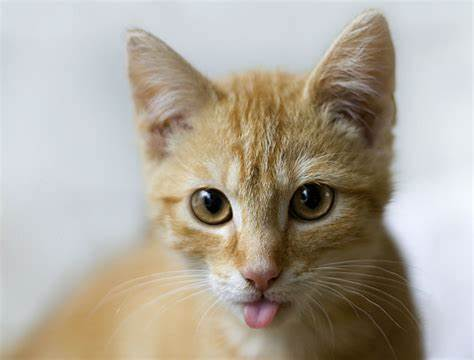
#> input picture Photos/cat1.jpeg, 474 x 360 px
$ python basic.py
#> lines starting #> are read from the running program, lines starting #| are printed output that depends on the picture; after the words box and inside, x2 and y2 are one past the last pixel; in counts of white or black regions, pixels touching at a corner belong together
import cv2 as cv

img = cv.imread('Photos/cat1.jpeg')
#> img is the input picture: shape (360, 474, 3); mean B, G, R 155.9, 168.2, 175.6
cv.imshow('Cat',img)

#converting to grayscale
gray = cv.cvtColor(img, cv.COLOR_BGR2GRAY)
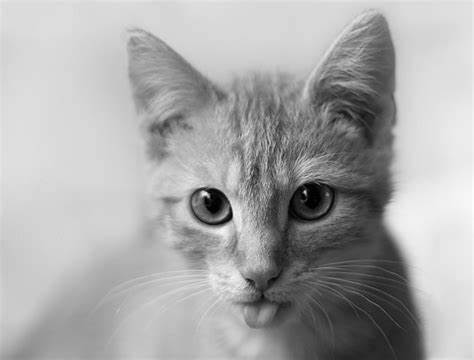
#> gray: shape (360, 474); min 0, max 252, mean 169
cv.imshow('grayscale',gray)

# Blur
blur = cv.GaussianBlur(img,(3,3), cv.BORDER_DEFAULT)
cv.imshow('Blur', blur)

#Edge cascade
canny = cv.Canny(blur  ,125,175)
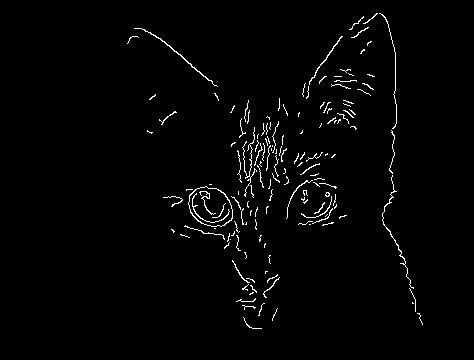
#> canny: shape (360, 474); 1.8% white in thin lines or dots, all inside (x1, y1, x2, y2) = (127, 13, 423, 329)
cv.imshow('Canny edges', canny)

#dilating the images
dilated= cv.dilate(canny, (3,3),iterations=1)
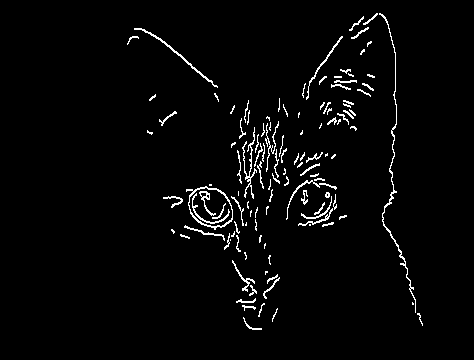
#> dilated: shape (360, 474); 2.8% white in thin lines or dots, all inside (x1, y1, x2, y2) = (127, 13, 423, 330)
cv.imshow('dilated', dilated)

#eroded
eroded = cv.erode(dilated,(3,3),iterations= 1)
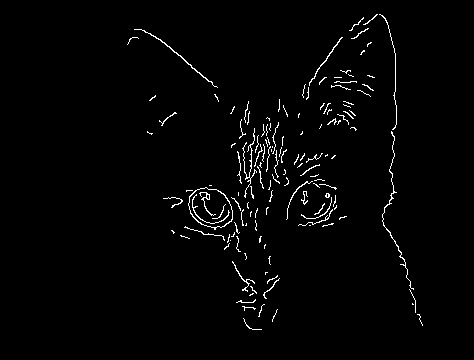
#> eroded: shape (360, 474); 1.9% white in thin lines or dots, all inside (x1, y1, x2, y2) = (127, 14, 423, 330)
cv.imshow('eroded',eroded)

#Resize

resize = cv.resize(img,(500,500))
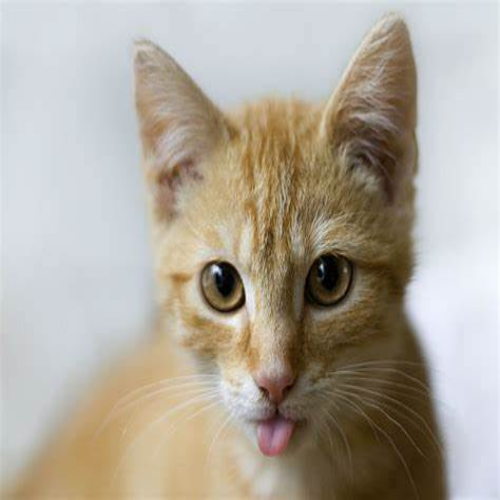
#> resize: shape (500, 500, 3); mean B, G, R 155.8, 168.2, 175.5
cv.imshow('resized',resize)

#cropping
cropped = img[50:200 , 200:400]
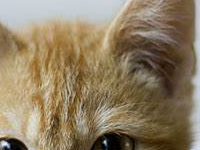
#> cropped: shape (150, 200, 3); mean B, G, R 99.1, 126.4, 142.8
cv.imshow('cropped',cropped)
cv.waitKey(0)

$ run again, with Photos/cat3.jpg copied over Photos/cat1.jpeg
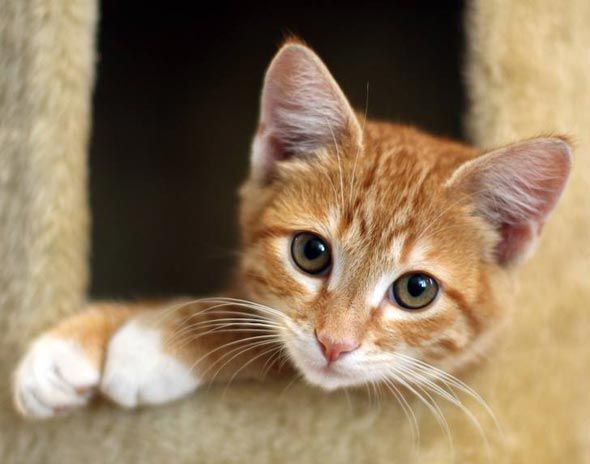
#> input picture Photos/cat3.jpg, 590 x 464 px
#> img is the input picture: shape (464, 590, 3); mean B, G, R 93, 121, 143.1
#> `canny = cv.Canny(blur  ,125,175)`:
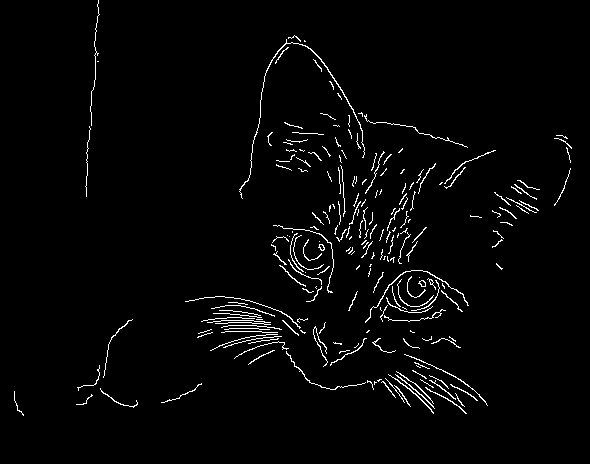
#> canny: shape (464, 590); 2.4% white in thin lines or dots, all inside (x1, y1, x2, y2) = (14, 0, 572, 416)
#> dilated: shape (464, 590); 3.9% white in thin lines or dots, all inside (x1, y1, x2, y2) = (14, 0, 572, 417)
#> `cropped = img[50:200 , 200:400]`:
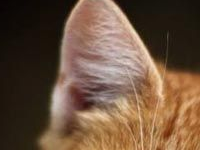
#> cropped: shape (150, 200, 3); mean B, G, R 62.8, 82.9, 108.6

$ run again, with Photos/cat4.jpg copied over Photos/cat1.jpeg
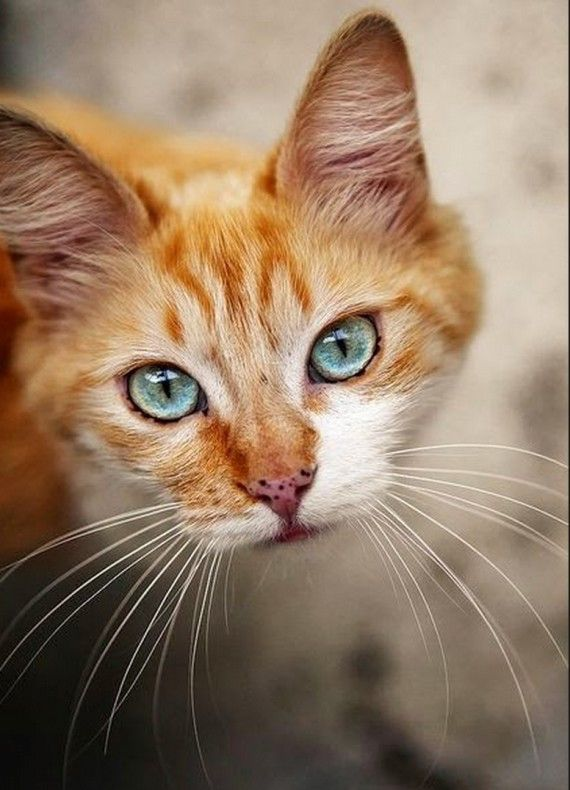
#> input picture Photos/cat4.jpg, 570 x 790 px
#> img is the input picture: shape (790, 570, 3); mean B, G, R 101.4, 123.9, 148.2
#> `canny = cv.Canny(blur  ,125,175)`:
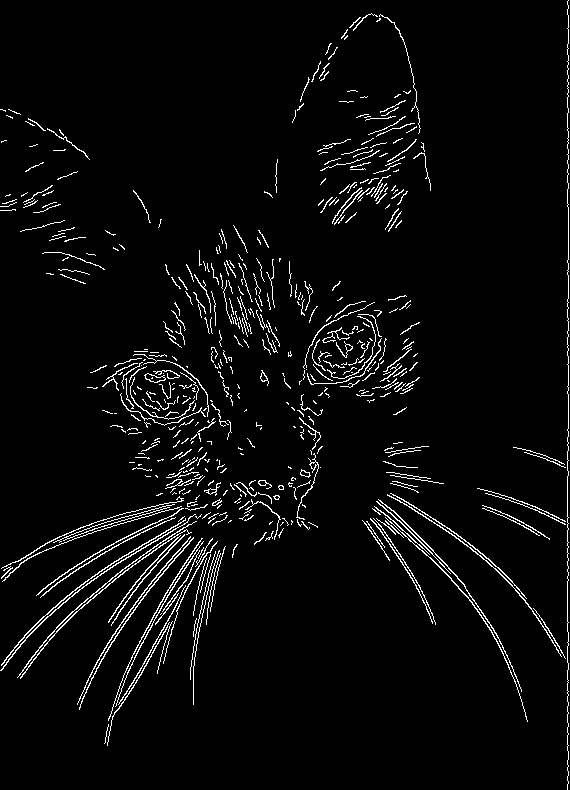
#> canny: shape (790, 570); 3.9% white in thin lines or dots
#> dilated: shape (790, 570); 6.1% white in thin lines or dots
#> eroded: shape (790, 570); 4% white in thin lines or dots
#> `cropped = img[50:200 , 200:400]`:
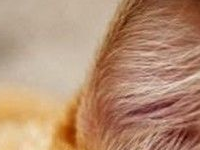
#> cropped: shape (150, 200, 3); mean B, G, R 115.8, 143.4, 181.6
